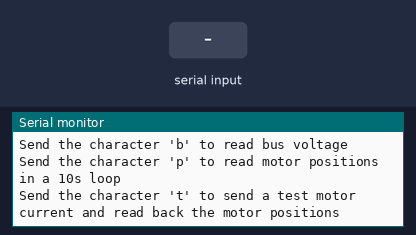
Recording of a program running on a simulated Teensy 3. On the bench: the last lines printed to the serial monitor. The test bench sets the inputs (shaded band).

Above: at 1.2 s.
1.3 s: "0\n" received over Serial
At 2.5 s:
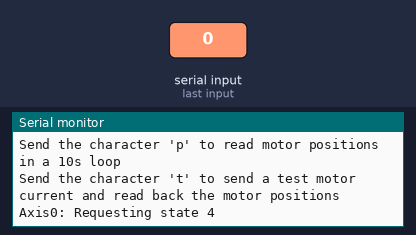
2.8 s: "1\n" received over the second serial link
At 3.9 s:
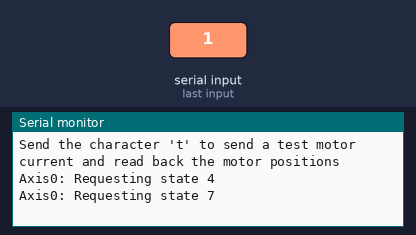
4.3 s: "1,90\n" received over the second serial link
At 5.0 s:
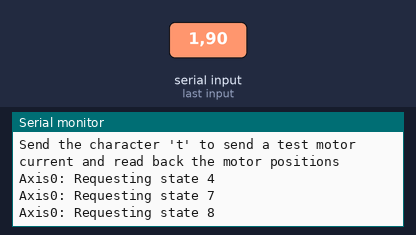
5.8 s: "s90\n" received over Serial
At 6.1 s:
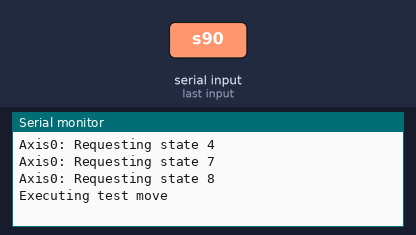

The program:

main.cpp
```cpp
#include <ODriveArduino.h>
#include "Arduino.h"

// Printing with stream operator
template<class T> inline Print& operator <<(Print &obj,     T arg) { obj.print(arg);    return obj; }
template<>        inline Print& operator <<(Print &obj, float arg) { obj.print(arg, 4); return obj; }

// ODrive object
ODriveArduino odrive(Serial1);

void setup() {
  // ODrive uses 115200 baud
  Serial1.begin(500000);

  // Serial to PC
  Serial.begin(115200);
  while (!Serial) ; // wait for Arduino Serial Monitor to open

  Serial.println("ODriveArduino");
  Serial.println("Setting parameters...");

  // In this example we set the same parameters to both motors.
  // You can of course set them different if you want.
  // See the documentation or play around in odrivetool to see the available parameters
  for (int axis = 0; axis < 2; ++axis) {
    Serial1 << "w axis" << axis << ".controller.config.vel_limit " << 22000.0f << '\n';
    Serial1 << "w axis" << axis << ".motor.config.current_lim " << 11.0f << '\n';
    // This ends up writing something like "w axis0.motor.config.current_lim 10.0\n"
  }

  Serial.println("Ready!");
  Serial.println("Send the character '0' or '1' to calibrate respective motor (you must do this before you can command movement)");
  Serial.println("Send the character 's' to exectue test move");
  Serial.println("Send the character 'b' to read bus voltage");
  Serial.println("Send the character 'p' to read motor positions in a 10s loop");
  Serial.println("Send the character 't' to send a test motor current and read back the motor positions");
}

void loop() {

  if (Serial.available()) {
    char c = Serial.read();

    // Run calibration sequence
    if (c == '0' || c == '1') {
      int requested_state;

      requested_state = ODriveArduino::AXIS_STATE_MOTOR_CALIBRATION;
      Serial << "Axis" << c << ": Requesting state " << requested_state << '\n';
      odrive.run_state(atoi(&c), requested_state, true);

      requested_state = ODriveArduino::AXIS_STATE_ENCODER_OFFSET_CALIBRATION;
      Serial << "Axis" << c << ": Requesting state " << requested_state << '\n';
      odrive.run_state(atoi(&c), requested_state, true);

      requested_state = ODriveArduino::AXIS_STATE_CLOSED_LOOP_CONTROL;
      Serial << "Axis" << c << ": Requesting state " << requested_state << '\n';
      odrive.run_state(atoi(&c), requested_state, false); // don't wait
    }

    // Sinusoidal test move
    if (c == 's') {
      Serial.println("Executing test move");
      for (float ph = 0.0f; ph < 6.28318530718f; ph += 0.01f) {
        float pos_m0 = 20000.0f * cos(ph);
        float pos_m1 = 20000.0f * sin(ph);
        odrive.SetPosition(0, pos_m0);
        odrive.SetPosition(1, pos_m1);
        delay(5);
      }
    }

    // Read bus voltage
    if (c == 'b') {
      Serial1 << "r vbus_voltage\n";
      Serial << "Vbus voltage: " << odrive.readFloat() << '\n';
    }

    // print motor positions in a 10s loop
    if (c == 'p') {
      static const unsigned long duration = 10000;
      unsigned long start = millis();
      while(millis() - start < duration) {
        for (int motor = 0; motor < 2; ++motor) {
          Serial1 << "r axis" << motor << ".encoder.pos_estimate\n";
          Serial << odrive.readFloat() << '\t';
        }
        Serial << '\n';
      }
    }

    /****** NATHAN CUSTOM CODE ******/
    if(c == 't') {
      long tic = micros();
      odrive.SetDualCurrent(0.0, 0.0);
      String in = odrive.readString();
      long toc = micros();
      Serial << "Motor positions: " << in << "\n";

      Serial << "Out-in latency: " << toc-tic << "\n";
    }
  }
}
```

Measured:
- after the input at 1.3 s, the serial monitor: prints a new line at once (image 1)
- after the input at 2.8 s, the serial monitor: prints a new line at once (image 2)
- after the input at 4.3 s, the serial monitor: prints a new line at once (image 3)
- after the input at 5.8 s, the serial monitor: prints a new line at once (image 4)
